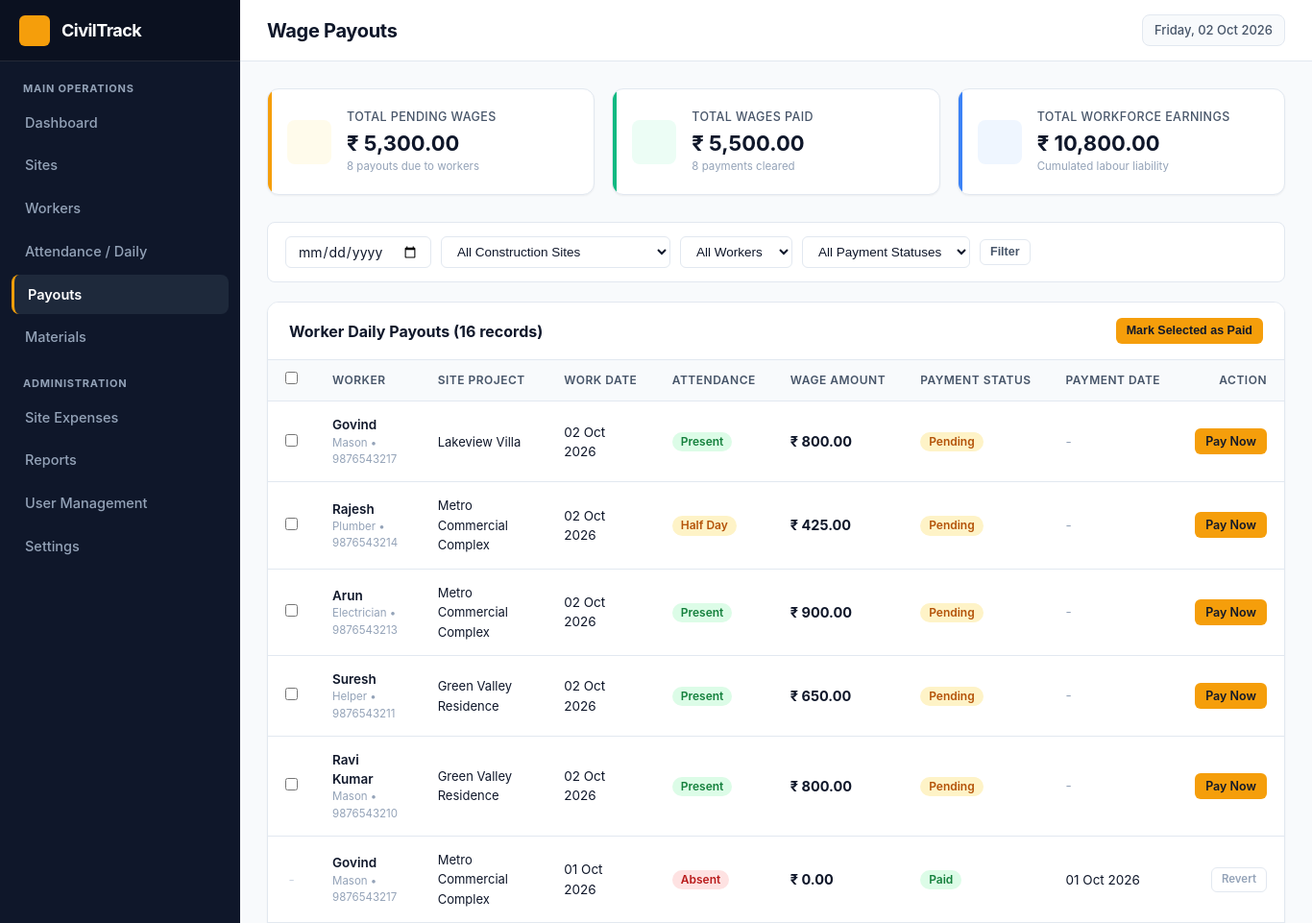
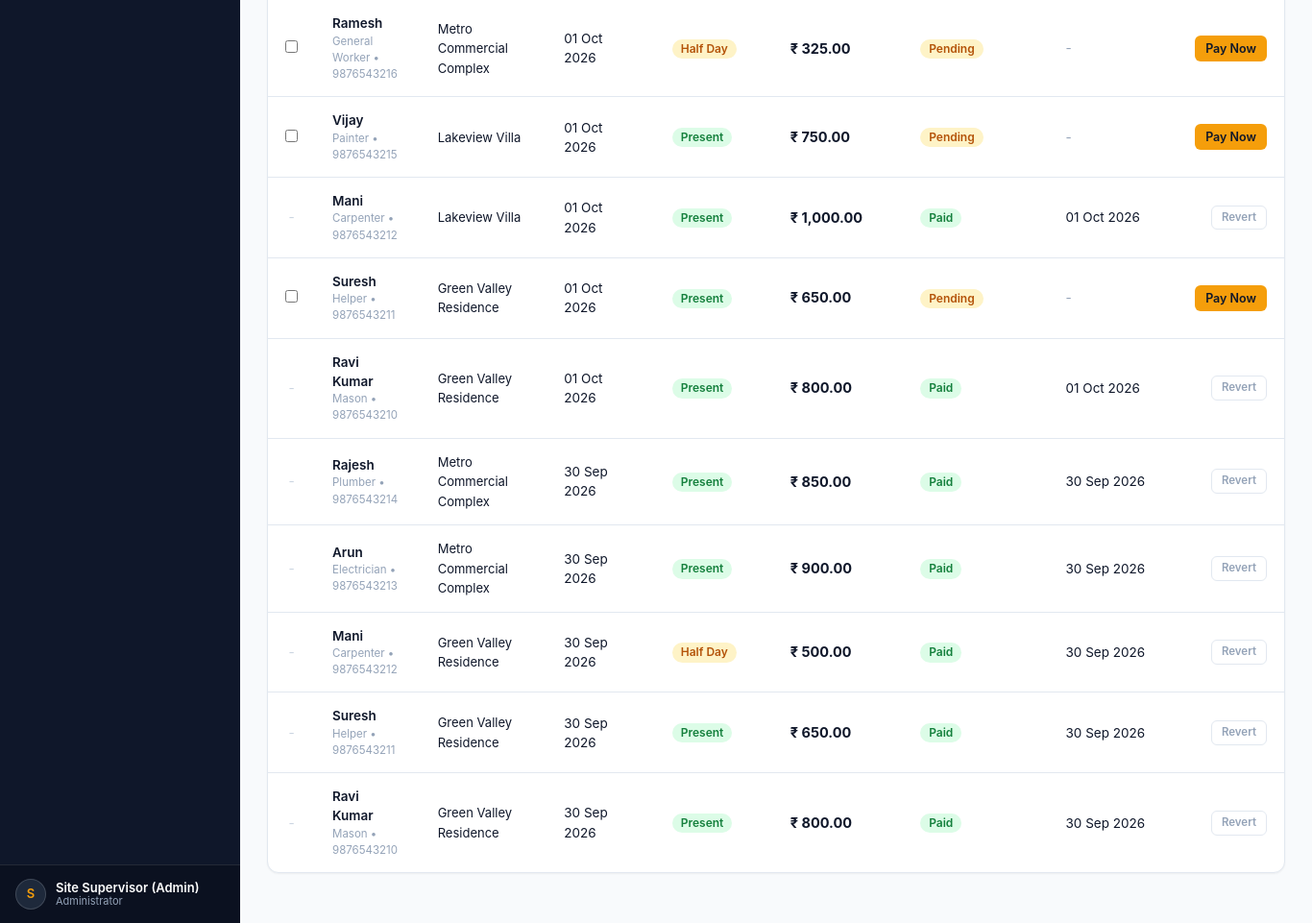
Page /payouts.php (signed in) on the committed database (2 pictures, top to bottom).
### tables this page shows
CREATE TABLE `payouts` (
  `id` INT AUTO_INCREMENT PRIMARY KEY,
  `worker_id` INT NOT NULL,
  `site_id` INT NOT NULL,
  `attendance_id` INT NOT NULL,
  `amount` DECIMAL(10,2) NOT NULL DEFAULT 0.00,
  `payment_status` ENUM('Pending', 'Paid') NOT NULL DEFAULT 'Pending',
  `payment_date` DATE DEFAULT NULL,
  `notes` VARCHAR(255) DEFAULT NULL,
  `created_at` DATETIME NOT NULL DEFAULT CURRENT_TIMESTAMP,
  CONSTRAINT `fk_payout_worker` FOREIGN KEY (`worker_id`) REFERENCES `workers` (`id`) ON DELETE CASCADE ON UPDATE CASCADE,
  CONSTRAINT `fk_payout_site` FOREIGN KEY (`site_id`) REFERENCES `sites` (`id`) ON DELETE CASCADE ON UPDATE CASCADE,
  CONSTRAINT `fk_payout_att` FOREIGN KEY (`attendance_id`) REFERENCES `attendance` (`id`) ON DELETE CASCADE ON UPDATE CASCADE
);

CREATE TABLE `workers` (
  `id` INT AUTO_INCREMENT PRIMARY KEY,
  `name` VARCHAR(150) NOT NULL,
  `phone` VARCHAR(20) NOT NULL,
  `address` TEXT DEFAULT NULL,
  `worker_type` VARCHAR(50) NOT NULL,
  `daily_wage` DECIMAL(10,2) NOT NULL DEFAULT 0.00,
  `status` ENUM('Active', 'Inactive') NOT NULL DEFAULT 'Active',
  `created_at` DATETIME NOT NULL DEFAULT CURRENT_TIMESTAMP
);

CREATE TABLE `sites` (
  `id` INT AUTO_INCREMENT PRIMARY KEY,
  `site_name` VARCHAR(150) NOT NULL,
  `client_name` VARCHAR(150) NOT NULL,
  `location` VARCHAR(255) NOT NULL,
  `start_date` DATE NOT NULL,
  `expected_end_date` DATE DEFAULT NULL,
  `status` ENUM('Active', 'Completed', 'On Hold') NOT NULL DEFAULT 'Active',
  `created_at` DATETIME NOT NULL DEFAULT CURRENT_TIMESTAMP
);

CREATE TABLE `attendance` (
  `id` INT AUTO_INCREMENT PRIMARY KEY,
  `worker_id` INT NOT NULL,
  `site_id` INT NOT NULL,
  `work_date` DATE NOT NULL,
  `status` ENUM('Present', 'Half Day', 'Absent') NOT NULL DEFAULT 'Present',
  `calculated_wage` DECIMAL(10,2) NOT NULL DEFAULT 0.00,
  `notes` VARCHAR(255) DEFAULT NULL,
  `created_at` DATETIME NOT NULL DEFAULT CURRENT_TIMESTAMP,
  CONSTRAINT `fk_att_worker` FOREIGN KEY (`worker_id`) REFERENCES `workers` (`id`) ON DELETE CASCADE ON UPDATE CASCADE,
  CONSTRAINT `fk_att_site` FOREIGN KEY (`site_id`) REFERENCES `sites` (`id`) ON DELETE CASCADE ON UPDATE CASCADE,
  CONSTRAINT `unique_worker_site_date` UNIQUE (`worker_id`, `site_id`, `work_date`)
);

### includes/auth.php (called while the page is built, shortened)
<?php
function e($str) {
    return htmlspecialchars((string)($str ?? ''), ENT_QUOTES, 'UTF-8');
}
function format_currency($amount, $decimals = 2) {
    $num = (float)$amount;
    return '₹ ' . number_format($num, $decimals, '.', ',');
}
function format_date($dateStr, $format = 'd M Y') {
    $time = strtotime($dateStr);
    return $time ? date($format, $time) : $dateStr;
}

### payouts.php (the view, shortened to what this page needs)
<?php
require_once __DIR__ . '/includes/auth.php';
$conn = get_db();
$filter_date = trim($_GET['date'] ?? '');
$totals_res = mysqli_query($conn, "
    SELECT
        COALESCE(SUM(amount), 0) as grand_total,
        COALESCE(SUM(CASE WHEN payment_status = 'Pending' THEN amount ELSE 0 END), 0) as pending_total,
        COALESCE(SUM(CASE WHEN payment_status = 'Paid' THEN amount ELSE 0 END), 0) as paid_total,
        COUNT(CASE WHEN payment_status = 'Pending' THEN 1 END) as pending_count,
        COUNT(CASE WHEN payment_status = 'Paid' THEN 1 END) as paid_count
    FROM payouts
");
$totals = mysqli_fetch_assoc($totals_res);
$sql = "
    SELECT p.*, w.name as worker_name, w.worker_type, w.phone, s.site_name, a.work_date, a.status as attendance_status
    FROM payouts p
    JOIN workers w ON p.worker_id = w.id
    JOIN sites s ON p.site_id = s.id
    JOIN attendance a ON p.attendance_id = a.id
    WHERE 1=1
";
$sql .= " ORDER BY a.work_date DESC, p.id DESC";
$payouts_res = mysqli_query($conn, $sql);
$payouts = mysqli_fetch_all($payouts_res, MYSQLI_ASSOC);
include __DIR__ . '/includes/header.php';
?>
<div class="stats-grid">
    <div class="stat-card card-orange">
        <div class="stat-icon icon-orange">
        </div>
        <div class="stat-details">
            <div class="stat-label">Total Pending Wages</div>
            <div class="stat-value"><?php echo format_currency($totals['pending_total']); ?></div>
            <div class="stat-sub"><?php echo $totals['pending_count']; ?> payouts due to workers</div>
        </div>
    </div>
    <div class="stat-card card-green">
        <div class="stat-icon icon-green">
        </div>
        <div class="stat-details">
            <div class="stat-label">Total Wages Paid</div>
            <div class="stat-value"><?php echo format_currency($totals['paid_total']); ?></div>
            <div class="stat-sub"><?php echo $totals['paid_count']; ?> payments cleared</div>
        </div>
    </div>
    <div class="stat-card card-blue">
        <div class="stat-icon icon-blue">
        </div>
        <div class="stat-details">
            <div class="stat-label">Total Workforce Earnings</div>
            <div class="stat-value"><?php echo format_currency($totals['grand_total']); ?></div>
            <div class="stat-sub">Cumulated labour liability</div>
        </div>
    </div>
</div>
<div class="filter-bar">
    <form method="GET" class="filter-group" style="width: 100%; justify-content: space-between;">
        <div style="display: flex; gap: 10px; flex-wrap: wrap; align-items: center;">
            <input type="date" name="date" class="form-control" style="padding: 6px 12px;" value="<?php echo e($filter_date); ?>" title="Filter by Work Date">
            <select name="site_id" class="filter-select">
                <option value="0">All Construction Sites</option>
            </select>
            <select name="worker_id" class="filter-select">
                <option value="0">All Workers</option>
            </select>
            <select name="status" class="filter-select">
                <option value="">All Payment Statuses</option>
            </select>
            <button type="submit" class="btn btn-outline btn-sm">Filter</button>
        </div>
    </form>
</div>
<form method="POST" action="actions/payout_actions.php">
    <div class="card">
        <div class="card-header">
            <div class="card-title">
                Worker Daily Payouts (<?php echo count($payouts); ?> records)
            </div>
            <div>
                <button type="submit" class="btn btn-sm btn-primary" onclick="return confirm('Mark all selected pending payouts as Paid today?');">
                    Mark Selected as Paid
                </button>
            </div>
        </div>
        <div class="card-body p-0">
            <div class="table-responsive">
                <table class="data-table">
                    <thead>
                        <tr>
                            <th style="width: 40px; text-align: center;">
                                <input type="checkbox" id="selectAllCheckbox" onclick="toggleSelectAll(this)">
                            </th>
                            <th>Worker</th>
                            <th>Site Project</th>
                            <th>Work Date</th>
                            <th>Attendance</th>
                            <th>Wage Amount</th>
                            <th>Payment Status</th>
                            <th>Payment Date</th>
                            <th style="text-align: right;">Action</th>
                        </tr>
                    </thead>
                    <tbody>
                        <?php if (empty($payouts)): ?>
                            <tr>
                                <td colspan="9" style="text-align: center; color: var(--text-muted); padding: 36px;">
                                    No payouts matching current filter criteria.
                                </td>
                            </tr>
                        <?php else: ?>
                            <?php foreach ($payouts as $p): ?>
                                <tr>
                                    <td style="text-align: center;">
                                        <?php if ($p['payment_status'] === 'Pending'): ?>
                                            <input type="checkbox" name="payout_ids[]" value="<?php echo $p['id']; ?>" class="payout-row-checkbox">
                                        <?php else: ?>
                                            <span style="color: #cbd5e1;">-</span>
                                        <?php endif; ?>
                                    </td>
                                    <td>
                                        <div style="font-weight: 600; color: var(--primary);">
                                            <a href="worker_details.php?id=<?php echo $p['worker_id']; ?>" style="color: inherit; text-decoration: none;">
                                                <?php echo e($p['worker_name']); ?>
                                            </a>
                                        </div>
                                        <div style="font-size: 11.5px; color: var(--text-muted);">
                                            <?php echo e($p['worker_type']); ?> &bull; <?php echo e($p['phone']); ?>
                                        </div>
                                    </td>
                                    <td>
                                        <a href="site_details.php?id=<?php echo $p['site_id']; ?>" style="color: var(--primary); text-decoration: none; font-size: 13px;">
                                            <?php echo e($p['site_name']); ?>
                                        </a>
                                    </td>
                                    <td><?php echo format_date($p['work_date']); ?></td>
                                    <td>
                                        <?php if ($p['attendance_status'] === 'Present'): ?>
                                            <span class="badge badge-success">Present</span>
                                        <?php elseif ($p['attendance_status'] === 'Half Day'): ?>
                                            <span class="badge badge-warning">Half Day</span>
                                        <?php else: ?>
                                            <span class="badge badge-danger">Absent</span>
                                        <?php endif; ?>
                                    </td>
                                    <td>
                                        <div style="font-weight: 700; color: var(--primary); font-size: 14.5px;">
                                            <?php echo format_currency($p['amount']); ?>
                                        </div>
                                    </td>
                                    <td>
                                        <?php if ($p['payment_status'] === 'Paid'): ?>
                                            <span class="badge badge-success">Paid</span>
                                        <?php else: ?>
                                            <span class="badge badge-warning">Pending</span>
                                        <?php endif; ?>
                                    </td>
                                    <td>
                                        <?php echo $p['payment_date'] ? format_date($p['payment_date']) : '<span style="color:var(--text-muted);">-</span>'; ?>
                                    </td>
                                    <td style="text-align: right; white-space: nowrap;">
                                        <?php if ($p['payment_status'] === 'Pending'): ?>
                                            <a href="actions/payout_actions.php?action=mark_paid&id=<?php echo $p['id']; ?>" class="btn btn-sm btn-primary" title="Disburse Cash / Mark as Paid">
                                                <?php echo render_icon('check'); ?> Pay Now
                                            </a>
                                        <?php else: ?>
                                            <a href="actions/payout_actions.php?action=revert_pending&id=<?php echo $p['id']; ?>" class="btn btn-sm btn-outline" style="font-size: 11.5px; color: var(--text-muted);" title="Revert to Pending">
                                                Revert
                                            </a>
                                        <?php endif; ?>
                                    </td>
                                </tr>
                            <?php endforeach; ?>
                        <?php endif; ?>
                    </tbody>
                </table>
            </div>
        </div>
    </div>
</form>
<?php include __DIR__ . '/includes/footer.php'; ?>

### rows in the picture
payouts: worker.name "Govind", worker.worker_type "Mason", worker.phone "9876543217", site.site_name "Lakeview Villa", attendance.work_date "02 Oct 2026", shows "Present", amount "₹ 800.00", payment_status "Pending"
payouts: worker.name "Rajesh", worker.worker_type "Plumber", worker.phone "9876543214", site.site_name "Metro Commercial Complex", attendance.work_date "02 Oct 2026", shows "Half Day", amount "₹ 425.00", payment_status "Pending"
payouts: worker.name "Arun", worker.worker_type "Electrician", worker.phone "9876543213", site.site_name "Metro Commercial Complex", attendance.work_date "02 Oct 2026", shows "Present", amount "₹ 900.00", payment_status "Pending"
payouts: worker.name "Suresh", worker.worker_type "Helper", worker.phone "9876543211", site.site_name "Green Valley Residence", attendance.work_date "02 Oct 2026", shows "Present", amount "₹ 650.00", payment_status "Pending"
payouts: worker.name "Ravi Kumar", worker.worker_type "Mason", worker.phone "9876543210", site.site_name "Green Valley Residence", attendance.work_date "02 Oct 2026", shows "Present", amount "₹ 800.00", payment_status "Pending"
payouts: worker.name "Govind", worker.worker_type "Mason", worker.phone "9876543217", site.site_name "Metro Commercial Complex", attendance.work_date "01 Oct 2026", shows "Absent", amount "₹ 0.00", payment_status "Paid", payment_date "01 Oct 2026"
payouts: worker.name "Ramesh", worker.worker_type "General Worker", worker.phone "9876543216", site.site_name "Metro Commercial Complex", attendance.work_date "01 Oct 2026", shows "Half Day", amount "₹ 325.00", payment_status "Pending"
payouts: worker.name "Vijay", worker.worker_type "Painter", worker.phone "9876543215", site.site_name "Lakeview Villa", attendance.work_date "01 Oct 2026", shows "Present", amount "₹ 750.00", payment_status "Pending"
payouts: worker.name "Mani", worker.worker_type "Carpenter", worker.phone "9876543212", site.site_name "Lakeview Villa", attendance.work_date "01 Oct 2026", shows "Present", amount "₹ 1,000.00", payment_status "Paid", payment_date "01 Oct 2026"
payouts: worker.name "Suresh", worker.worker_type "Helper", worker.phone "9876543211", site.site_name "Green Valley Residence", attendance.work_date "01 Oct 2026", shows "Present", amount "₹ 650.00", payment_status "Pending"
payouts: worker.name "Ravi Kumar", worker.worker_type "Mason", worker.phone "9876543210", site.site_name "Green Valley Residence", attendance.work_date "01 Oct 2026", shows "Present", amount "₹ 800.00", payment_status "Paid", payment_date "01 Oct 2026"
payouts: worker.name "Rajesh", worker.worker_type "Plumber", worker.phone "9876543214", site.site_name "Metro Commercial Complex", attendance.work_date "30 Sep 2026", shows "Present", amount "₹ 850.00", payment_status "Paid", payment_date "30 Sep 2026"
payouts: worker.name "Arun", worker.worker_type "Electrician", worker.phone "9876543213", site.site_name "Metro Commercial Complex", attendance.work_date "30 Sep 2026", shows "Present", amount "₹ 900.00", payment_status "Paid", payment_date "30 Sep 2026"
payouts: worker.name "Mani", worker.worker_type "Carpenter", worker.phone "9876543212", site.site_name "Green Valley Residence", attendance.work_date "30 Sep 2026", shows "Half Day", amount "₹ 500.00", payment_status "Paid", payment_date "30 Sep 2026"
payouts: worker.name "Suresh", worker.worker_type "Helper", worker.phone "9876543211", site.site_name "Green Valley Residence", attendance.work_date "30 Sep 2026", shows "Present", amount "₹ 650.00", payment_status "Paid", payment_date "30 Sep 2026"
payouts: worker.name "Ravi Kumar", worker.worker_type "Mason", worker.phone "9876543210", site.site_name "Green Valley Residence", attendance.work_date "30 Sep 2026", shows "Present", amount "₹ 800.00", payment_status "Paid", payment_date "30 Sep 2026"

### other values in the picture
substr($user['full_name'] ?? 'A', 0, 1) "S"
$user['full_name'] "Site Supervisor (Admin)"
$user['role'] "Administrator"
$page_title "Wage Payouts"
format_currency($totals['pending_total']) "₹ 5,300.00"
$totals['pending_count'] "8"
format_currency($totals['paid_total']) "₹ 5,500.00"
$totals['paid_count'] "8"
format_currency($totals['grand_total']) "₹ 10,800.00"
count($payouts) "16"
